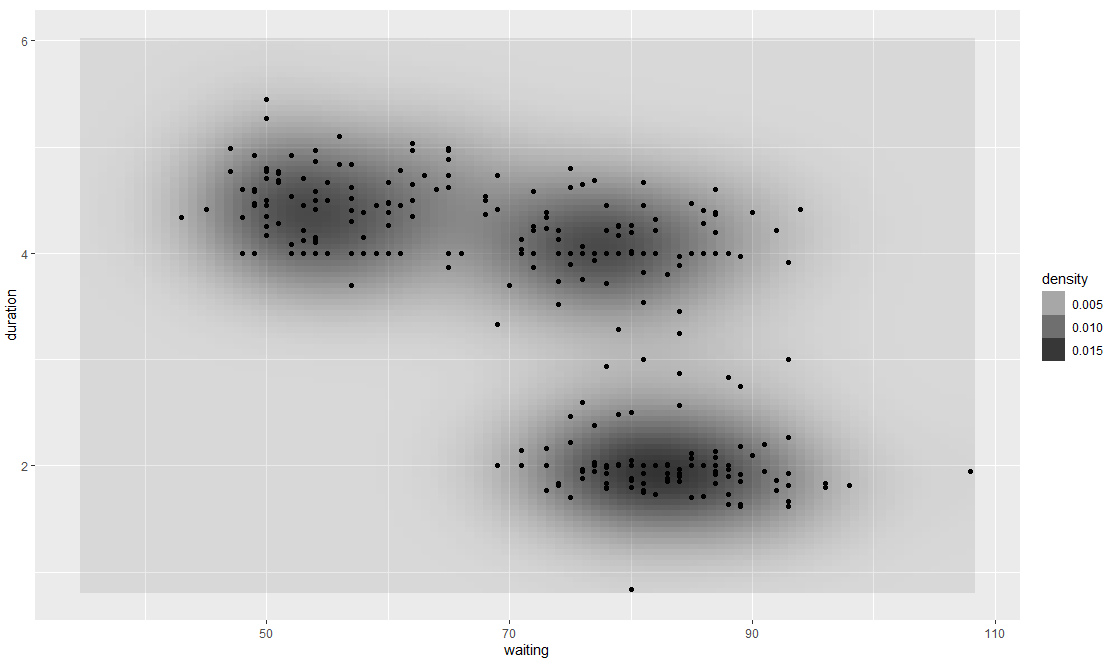

Recreate this plot in R.
########## 2D density plot

require(MASS)
require(ggplot2)

ggplot(geyser,aes(x=waiting,y=duration))+
  stat_density2d(aes(alpha=..density..),
                 geom="raster",contour=F)+ #transparencia del mapa
  geom_point()+
  expand_limits(x=35,yend=6)
